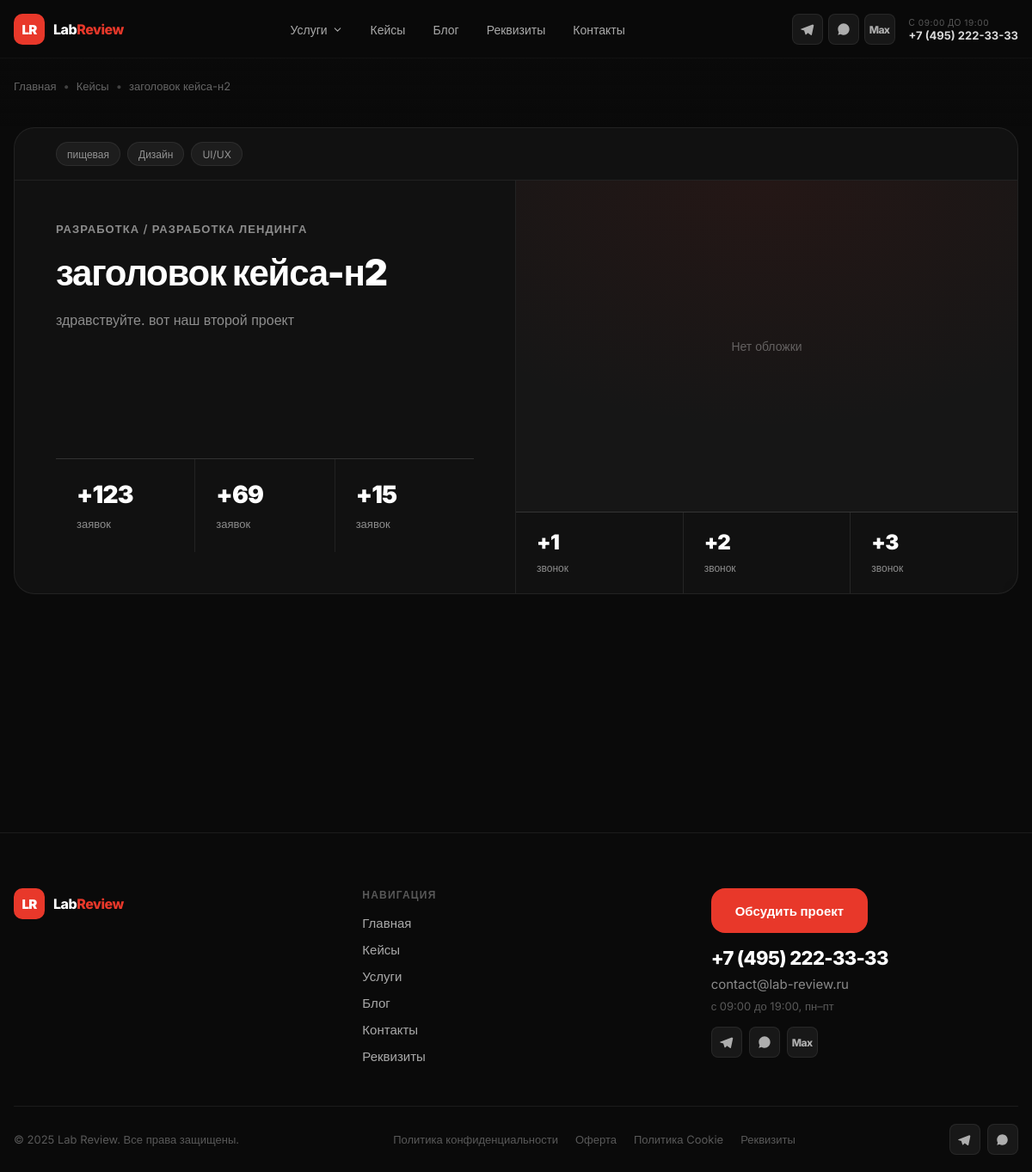
/cases/zagolovok-kejsa-n2/, run on the app's committed database.
### cases/models.py (models this page shows, shortened)
class Case(models.Model):
	title = models.CharField('Заголовок', max_length=200)
	slug = models.SlugField('URL', max_length=200, unique=True, blank=True)
	service = models.CharField('Услуга', max_length=50, choices=SERVICE_CHOICES)
	direction = models.CharField('Направление', max_length=20, choices=DIRECTION_CHOICES)
	industry = models.CharField('Отрасль', max_length=100, blank=True)
	tags = models.ManyToManyField(Tag, blank=True, verbose_name='Теги')
	description = models.TextField('Короткое описание')
	cover = models.ImageField('Обложка', upload_to='cases/covers/', blank=True, null=True)
	metrics = models.JSONField('Метрики', default=list, blank=True, help_text='Список строк: ["+142% заявок", "-31% лид"]')
	blocks = models.JSONField('Блоки страницы', default=list, blank=True)
	meta_title = models.CharField('Meta Title', max_length=200, blank=True)
	meta_description = models.TextField('Meta Description', blank=True)
	is_published = models.BooleanField('Опубликован', default=False)
	created_at = models.DateTimeField('Дата создания', auto_now_add=True)
	class Meta:
		verbose_name = 'Кейс'
		verbose_name_plural = 'Кейсы'
		ordering = ['-created_at']

class Tag(models.Model):
	name = models.CharField('Название', max_length=100, unique=True)
	slug = models.SlugField(max_length=100, unique=True, blank=True)
	class Meta:
		verbose_name = 'Тег'
		verbose_name_plural = 'Теги'

### cases/views.py (the view)
# urls.py: path('<slug:slug>/', views.case_detail, name='detail'),
def case_detail(request, slug):
	case = get_object_or_404(Case, slug=slug, is_published=True)
	return render(request, 'cases/detail.html', {'case': case})

### cases/templates/cases/detail.html (shortened to what this page needs)
{% extends "cases/base.html" %}
{% block content %}
<main class="case-page">
	<div class="shell">
		<div class="breadcrumb">
			<a href="/">Главная</a>
			<span class="breadcrumb-sep">•</span>
			<a href="{% url 'cases:list' %}">Кейсы</a>
			<span class="breadcrumb-sep">•</span>
			<span>{{ case.title }}</span>
		</div>
		<div class="hero">
			<section class="hero-shell">
				<div class="hero-meta">
					{% if case.industry %}
					<span class="meta-tag">{{ case.industry }}</span>
					{% endif %}
					{% for tag in case.tags.all %}
					<span class="meta-tag">{{ tag.name }}</span>
					{% endfor %}
				</div>
				<div class="hero-grid">
					<div class="hero-content">
						<div>
							<div class="eyebrow">{{ case.get_direction_display }} / {{ case.get_service_display }}</div>
							<h1 class="hero-title">{{ case.title }}</h1>
							<p class="hero-desc">{{ case.description }}</p>
						</div>
						{% if case.metrics %}
						<div class="hero-stats">
							{% for metric in case.metrics|slice:":3" %}
							<div class="hero-stat">
								<strong>{{ metric.value }}</strong>
								<span>{{ metric.label }}</span>
							</div>
							{% endfor %}
						</div>
						{% endif %}
					</div>
					<div class="hero-preview">
						{% if case.cover %}
						<img class="hero-cover" src="{{ case.cover.url }}" alt="{{ case.title }}" />
						{% else %}
						<div class="hero-no-cover">Нет обложки</div>
						{% endif %}
						{% if case.metrics %}
						<div class="preview-metrics">
							{% for metric in case.metrics|slice:"3:6" %}
							<div class="preview-metric">
								<strong>{{ metric.value }}</strong>
								<span>{{ metric.label }}</span>
							</div>
							{% endfor %}
						</div>
						{% endif %}
					</div>
				</div>
			</section>
		</div>
	</div>
</main>
{% endblock %}

### cases/templates/cases/base.html (style rules this page uses)
:root { --bg: #0a0a0a; --bg-2: #111111; --bg-3: #161616; --stroke: rgba(255,255,255,0.07); --stroke-2: rgba(255,255,255,0.12); --text: #ffffff; --muted: rgba(255,255,255,0.52); --muted-2: rgba(255,255,255,0.32); --accent: #e8382a; --radius-xl: 24px; --radius-lg: 16px; --radius-md: 12px; --radius-sm: 8px; --container: 1480px; --header-h: 68px; }
*, *::before, *::after { box-sizing: border-box; margin: 0; padding: 0; }
html { scroll-behavior: smooth; }
body { font-family: 'Inter', Arial, sans-serif; background: var(--bg); color: var(--text); -webkit-font-smoothing: antialiased; padding-top: var(--header-h); }
a { color: inherit; text-decoration: none; }
.shell { width: min(calc(100% - 32px), var(--container)); margin: 0 auto; }
.breadcrumb { display: flex; align-items: center; gap: 8px; padding: 24px 0 0; font-size: 13px; color: var(--muted-2); }
.breadcrumb a { color: var(--muted); transition: color .2s; }
.breadcrumb-sep { color: var(--muted-2); }

### cases/templates/cases/detail.html (style rules this page uses)
.case-page { min-height: 100vh; padding-bottom: 80px; }
.breadcrumb { display: flex; align-items: center; gap: 8px; padding: 24px 0 0; font-size: 13px; color: var(--muted); }
.breadcrumb-sep { color: var(--muted-2); }
.hero { padding: 40px 0 0; }
.hero-shell { border-radius: var(--radius-xl); background: var(--bg-2); border: 1px solid var(--stroke); overflow: hidden; }
.hero-grid { display: grid; grid-template-columns: 1fr 1fr; min-height: 480px; }
.hero-content { padding: 48px; border-right: 1px solid var(--stroke); display: flex; flex-direction: column; justify-content: space-between; }
.eyebrow { font-size: 13px; font-weight: 600; color: var(--muted); letter-spacing: 0.08em; text-transform: uppercase; margin-bottom: 20px; }
.hero-title { font-size: clamp(28px, 3.5vw, 48px); font-weight: 900; line-height: 1.1; letter-spacing: -0.03em; margin-bottom: 20px; }
.hero-desc { font-size: 16px; color: var(--muted); line-height: 1.6; margin-bottom: 40px; }
.hero-stats { display: grid; grid-template-columns: repeat(3, 1fr); gap: 1px; background: var(--stroke); border-top: 1px solid var(--stroke); margin-top: auto; }
.hero-stat { padding: 24px; background: var(--bg-2); }
.hero-stat strong { display: block; font-size: 28px; font-weight: 900; letter-spacing: -0.03em; margin-bottom: 6px; color: #fff; }
.hero-stat span { font-size: 13px; color: var(--muted); line-height: 1.4; }
.hero-preview { position: relative; background: radial-gradient(ellipse 80% 60% at 50% 0%, rgba(140,30,20,0.12), transparent), var(--bg-3); display: flex; flex-direction: column; overflow: hidden; }
.hero-no-cover { flex: 1; display: flex; align-items: center; justify-content: center; color: var(--muted-2); font-size: 14px; }
.preview-metrics { display: grid; grid-template-columns: repeat(3, 1fr); gap: 1px; background: var(--stroke); border-top: 1px solid var(--stroke); flex-shrink: 0; }
.preview-metric { padding: 20px 24px; background: rgba(10,10,10,0.72); backdrop-filter: blur(8px); }
.preview-metric strong { display: block; font-size: 24px; font-weight: 900; letter-spacing: -0.03em; margin-bottom: 4px; color: #fff; }
.preview-metric span { font-size: 12px; color: var(--muted); line-height: 1.4; }
.hero-meta { display: flex; align-items: center; gap: 8px; flex-wrap: wrap; padding: 16px 48px; border-bottom: 1px solid var(--stroke); }
.meta-tag { display: inline-flex; align-items: center; height: 28px; padding: 0 12px; border-radius: 999px; background: rgba(255,255,255,0.05); border: 1px solid var(--stroke); font-size: 12px; color: var(--muted); }

### data on the page
Case: title "заголовок кейса-н2", industry "пищевая", direction "РАЗРАБОТКА", service "РАЗРАБОТКА ЛЕНДИНГА", description "здравствуйте. вот наш второй проект"
Tag: name "Дизайн"
Tag: name "UI/UX"

### other printed values
{{ metric.value }} "+123" "+69" "+15"
{{ metric.label }} "заявок" "заявок" "заявок"
{{ metric.value }} "+1" "+2" "+3"
{{ metric.label }} "звонок" "звонок" "звонок"
